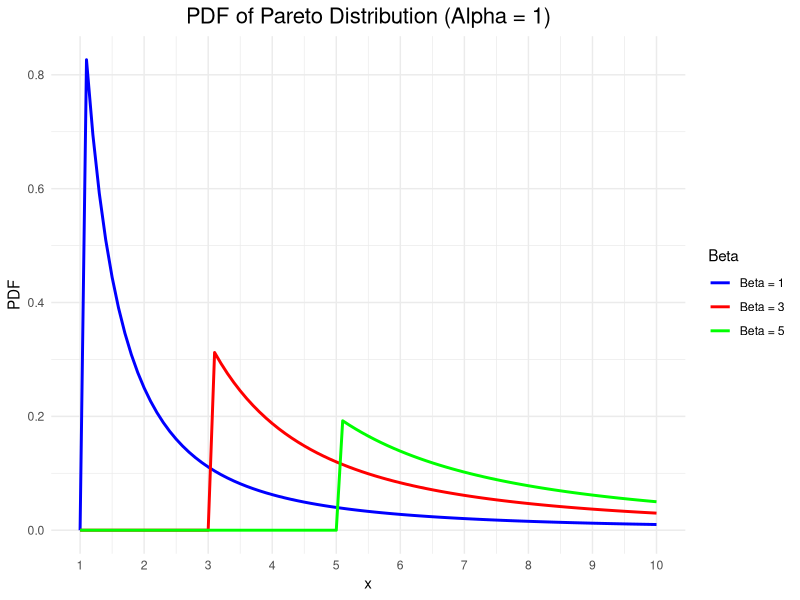
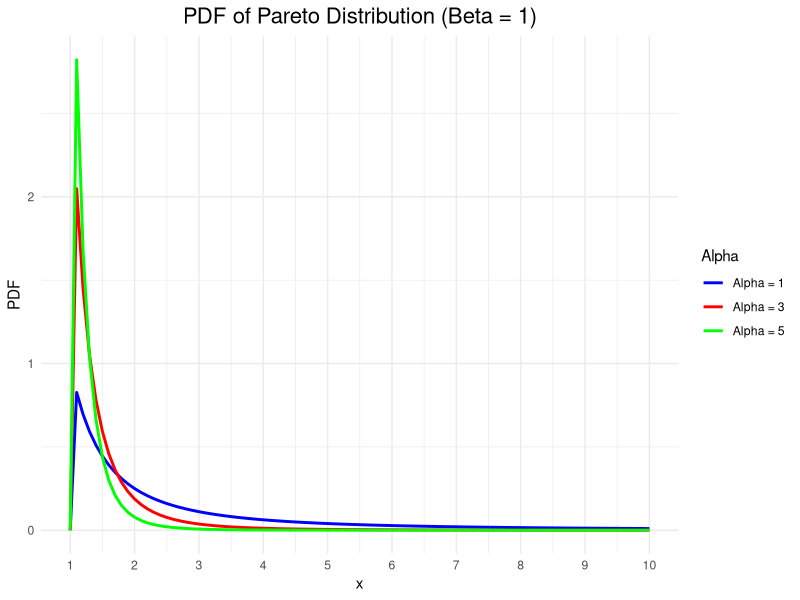
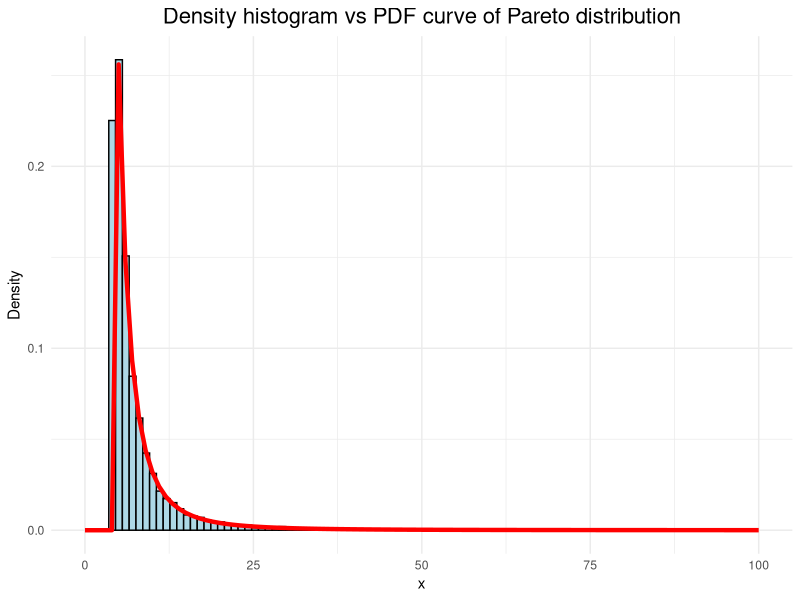
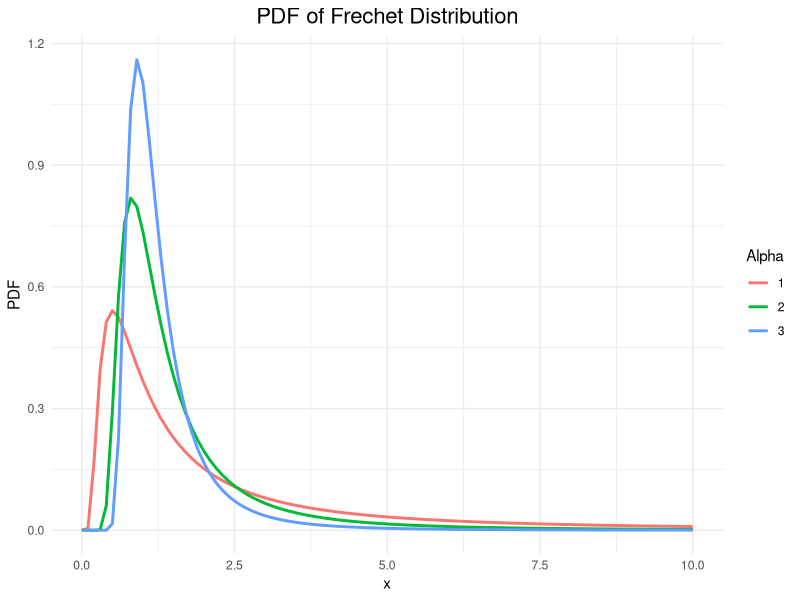
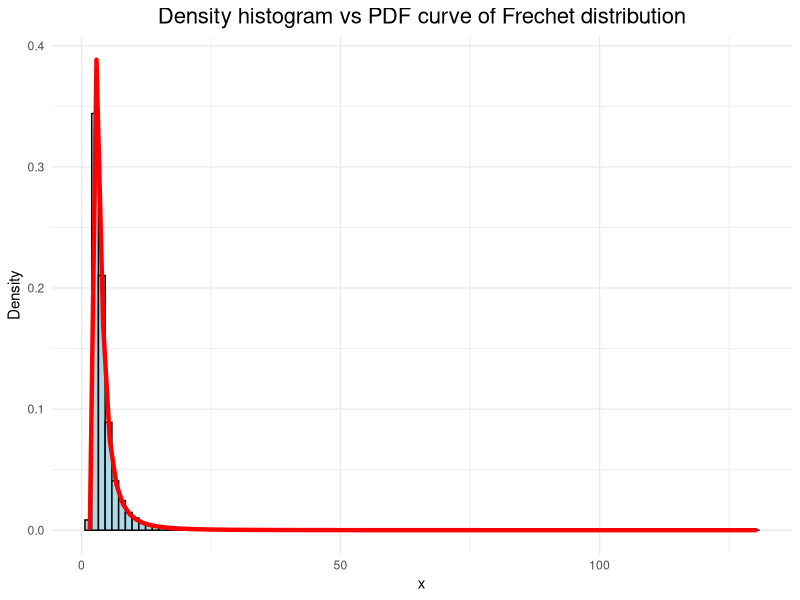
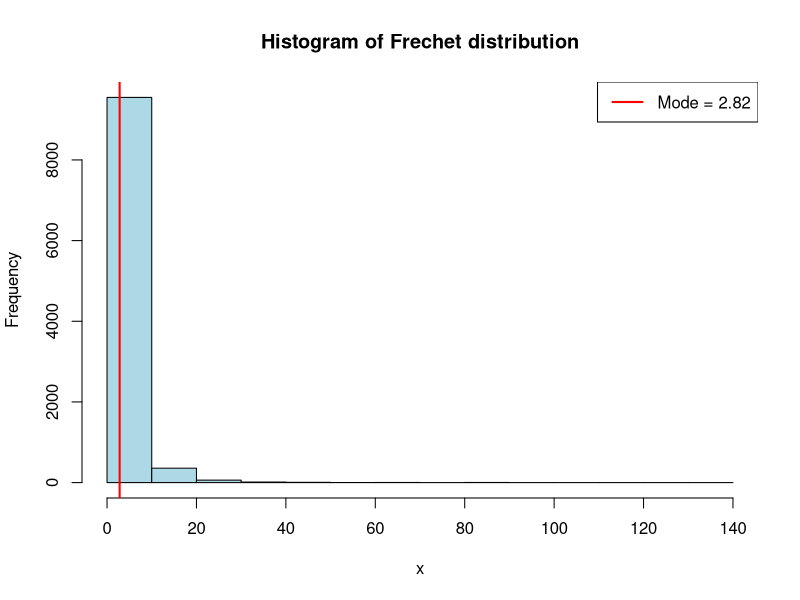

Reproduce these figures in R, in order.
## ---- chunk 1
# Load packages
library(ggplot2)
## ---- chunk 2
ppareto <- function(x, shape, scale = 1, lower.tail = TRUE) {
  if (lower.tail) {
    p <- 1 - (scale / x)^shape
  } else {
    p <- (scale / x)^shape
  }
  p[x <= scale] <- 0
  return(p)
} 
## ---- chunk 3
dpareto <- function(x, shape, scale = 1) {
  ifelse(x <= scale, 0, shape * (scale ^ shape) / x ^ (shape + 1))
}
## ---- chunk 4
# Values of x
x_values <- seq(1, 10, by = 0.1)

# DF for alpha = 1, beta = 1, 3, 5
df_alpha_1 <- data.frame(
  x = x_values,
  beta1 = dpareto(x_values, shape = 1, scale = 1),
  beta3 = dpareto(x_values, shape = 1, scale = 3),
  beta5 = dpareto(x_values, shape = 1, scale = 5)
)

# Data frame for beta = 1, alpha = 1, 3, 5
df_beta_1 <- data.frame(
  x = x_values,
  alpha1 = dpareto(x_values, shape = 1, scale = 1),
  alpha3 = dpareto(x_values, shape = 3, scale = 1),
  alpha5 = dpareto(x_values, shape = 5, scale = 1)
)

# Plot for alpha = 1, beta = 1, 3, 5
ggplot(df_alpha_1, aes(x = x)) +
  geom_line(aes(y = beta1, color = "Beta = 1"), size = 1) +
  geom_line(aes(y = beta3, color = "Beta = 3"), size = 1) +
  geom_line(aes(y = beta5, color = "Beta = 5"), size = 1) +
  labs(
    title = "PDF of Pareto Distribution (Alpha = 1)",
    x = "x",
    y = "PDF"
  ) +
  scale_color_manual(
    values = c("Beta = 1" = "blue", "Beta = 3" = "red", "Beta = 5" = "green"),
    guide = guide_legend(title = "Beta")
  ) +
  theme_minimal() + # Use minimal theme
  xlim(0, 11) + # Set x-axis limits
  scale_x_continuous(breaks = seq(0, 11, by = 1)) + # Customize x-axis ticks
  theme(plot.title = element_text(hjust = 0.5, size = 16))

# Plot for beta = 1
ggplot(df_beta_1, aes(x = x)) +
  geom_line(aes(y = alpha1, color = "Alpha = 1"), size = 1) +
  geom_line(aes(y = alpha3, color = "Alpha = 3"), size = 1) +
  geom_line(aes(y = alpha5, color = "Alpha = 5"), size = 1) +
  labs(
    title = "PDF of Pareto Distribution (Beta = 1)",
    x = "x",
    y = "PDF"
  ) +
  scale_color_manual(
    values = c("Alpha = 1" = "blue", "Alpha = 3" = "red", "Alpha = 5" = "green"),
    guide = guide_legend(title = "Alpha")
  ) +
  theme_minimal() + # Use minimal theme
  xlim(0, 11) + # Set x-axis limits
  scale_x_continuous(breaks = seq(0, 11, by = 1)) + # Customize x-axis ticks
  theme(plot.title = element_text(hjust = 0.5, size = 16))
## ---- chunk 5
qpareto <- function(p, shape, scale = 1, lower.tail = TRUE) {
  if (!lower.tail) {
    p <- 1 - p
  }
  x <- scale / ((1 - p)^(1/shape))
  return(x)
}
## ---- chunk 6
rpareto <- function(n, shape, scale = 1) {
  if (n <= 0 || shape <= 0 || scale <= 0) {
    stop("Error")
  }
  u <- runif(n) # Generate n random uniform variables between 0 and 1
  quantiles <- qpareto(u, shape, scale, lower.tail = TRUE)
  return(quantiles)
}
## ---- chunk 7
# Set the random seed for reproducibility
set.seed(5761)

# Generate random samples from Pareto distribution
alpha <- 2
beta <- 4
n <- 10000
pareto_sample <- rpareto(n = n, shape = alpha, scale = beta)
pareto_sample <- data.frame(x = pareto_sample)

# Create a plot for the density histogram and PDF curve
ggplot(pareto_sample, aes(x = x)) +
  xlim(0, 100) + # Set x-axis limits
  geom_histogram(aes(y = ..density..), bins = 100, fill = "lightblue", color = "black") +
  geom_function(
    fun = function(x) dpareto(x, shape = alpha, scale = beta),
    color = "red",
    size = 1.5
  ) +
  labs(
    title = "Density histogram vs PDF curve of Pareto distribution",
    x = "x",
    y = "Density"
  ) +
  theme_minimal() +
  theme(plot.title = element_text(hjust = 0.5, size = 16))
## ---- chunk 8
dfrechet <- function(x, shape, location = 0, scale = 1) {
  ifelse(x <= location, 0, (shape / scale) * ((x - location) / scale)^(-(shape + 1)) * exp(-((x - location) / scale)^(-shape)))
}

pfrechet <- function(x, shape, location = 0, scale = 1) {
  ifelse(x <= location, 0, exp(-((x - location) / scale)^(-shape)))
}
## ---- chunk 9
# Values of x
x_values <- seq(0, 10, by = 0.1)

# Values of alpha (shape parameter)
alpha_values <- c(1, 2, 3)

df_alpha <- expand.grid(x = x_values, alpha = alpha_values)

# Calculate PDF values for each combination of x and alpha
df_alpha$pdf <- dfrechet(df_alpha$x, shape = df_alpha$alpha)

# Plot the PDF curves for varying alpha values
ggplot(df_alpha, aes(x = x, y = pdf, color = factor(alpha))) +
  geom_line(size = 1) +
  labs(
    title = "PDF of Frechet Distribution",
    x = "x",
    y = "PDF"
  ) +
  scale_color_discrete(name = "Alpha") +
  theme_minimal() +
  theme(plot.title = element_text(hjust = 0.5, size = 16))
## ---- chunk 10
qfrechet <- function(p, shape, location = 0, scale = 1) {
  location + scale * ((log(1 / p))^(-1 / shape))
}
## ---- chunk 11
location = 0
scale = 1

# Verify the qfrechet function for the median
alpha_values <- c(1, 2, 3)
for (alpha in alpha_values) {
  median_formula <- location + scale * ((log(2))^(-1 / alpha))
  median_qfrechet <- qfrechet(0.5, shape = alpha, location = location, scale = scale)
  cat(paste("Alpha =", alpha, ": Median (Formula) =", median_formula, ", Median (qfrechet) =", median_qfrechet, "\n"))
} 
## ---- chunk 12
rfrechet <- function(n, shape, location = 0, scale = 1) {
  if (n <= 0 || shape <= 0 || scale <= 0) {
    stop("Error")
  }
  
  # Generate n random uniform variables between 0 and 1
  u <- runif(n)
  
  # Calculate the quantiles
  quantiles <- qfrechet(u, shape, location, scale)
  
  return(quantiles)
}
## ---- chunk 13
# Set the random seed for reproducibility
set.seed(5761)

# Generate random samples from Frechet distribution
shape <- 2
location <- 1
scale <- 2
n <- 10000
frechet_sample <- rfrechet(n=n, shape=shape, location=location, scale=scale)
frechet_sample <- data.frame(x = frechet_sample)

# Create a plot for the density histogram and PDF curve
ggplot(frechet_sample, aes(x = x)) +
  geom_histogram(aes(y = ..density..), bins = 100, fill = "lightblue", color = "black") +
  geom_function(
    fun = function(x) dfrechet(x, shape=shape, location=location, scale=scale),
    color = "red",
    size = 1.5
  ) +
  labs(
    title = "Density histogram vs PDF curve of Frechet distribution",
    x = "x",
    y = "Density"
  ) +
  theme_minimal() +
  theme(plot.title = element_text(hjust = 0.5, size = 16))
## ---- chunk 14
# Create a histogram of the sample
hist(frechet_sample$x, main = "Histogram of Frechet distribution", xlab = "x", ylab = "Frequency", col = "lightblue")

# Calculate the mode
mode <- location + scale * ((alpha / (1 + alpha))^(1 / alpha))
abline(v = mode, col = "red", lwd = 2)
legend("topright", legend = paste("Mode =", round(mode, 2)), col = "red", lwd = 2)
## ---- chunk 15
x_values <- c(0, 1, 2, 3, 4, 5)
probabilities <- c(0.05, 0.1, 0.15, 0.4, 0.15, 0.15)

rdiscrete <- function(n, x=x_values, prob=probabilities) {
  if (length(x) != length(prob)) {
    stop("Error")
  }
  
  if (!all(prob >= 0) || sum(prob) != 1) {
    stop("Error")
  }
  
  u <- runif(n)
  
  # Initialize the result vector
  sample <- numeric(n)
  
  # Generate samples
  for (i in 1:n) {
    cumulative_prob <- 0
    for (j in 1:length(x)) {
      cumulative_prob <- cumulative_prob + prob[j]
      if (u[i] <= cumulative_prob) {
        sample[i] <- x[j]
        break
      }
    }
  }
  
  return(sample)
}
## ---- chunk 16
sample_discrete <- rdiscrete(n = 10^4, x = x_values, prob = probabilities)

#create relative frequency table
table(sample_discrete)/length(sample_discrete)
